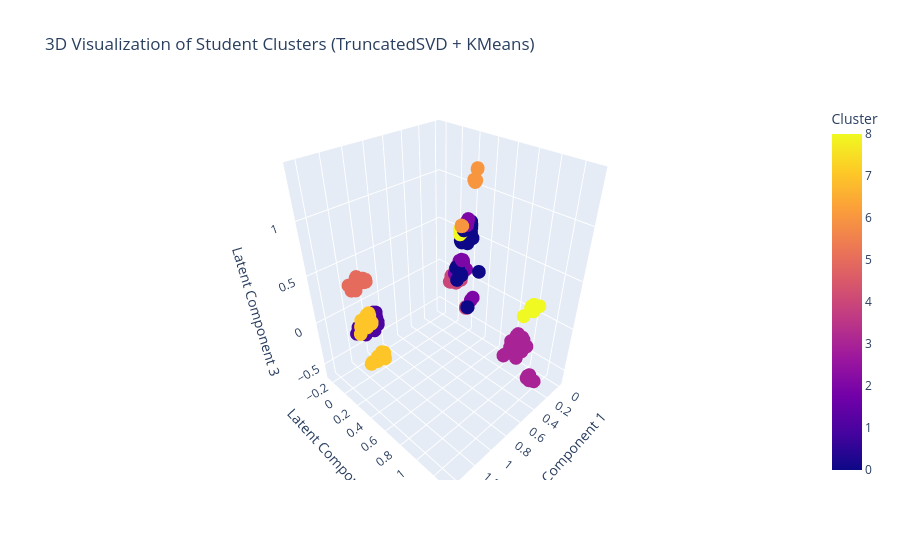

The code cell stored with this chart in its notebook:
### Code cell
import plotly.express as px

fig = px.scatter_3d(
    df,
    x="SVD1",
    y="SVD2",
    z="SVD3",
    color="Final_Cluster",
    title="3D Visualization of Student Clusters (TruncatedSVD + KMeans)",
    labels={
        "SVD1": "Latent Component 1",
        "SVD2": "Latent Component 2",
        "SVD3": "Latent Component 3",
        "Final_Cluster": "Cluster"
    }
)

fig.show()

### Figure 1 — Plotly figure (JSON) as saved in the notebook; plotly's stock layout.template omitted (floating-point values rounded to 4 significant figures; data arrays with more than 128 entries replaced by an {"elided": "..."} marker saying what was removed)
{"data": [{"hovertemplate": "Latent Component 1=%{x}<br>Latent Component 2=%{y}<br>Latent Component 3=%{z}<br>Cluster=%{marker.color}<extra></extra>", "legendgroup": "", "marker": {"color": {"elided": "1195 int values"}, "coloraxis": "coloraxis", "symbol": "circle"}, "mode": "markers", "name": "", "scene": "scene", "showlegend": false, "type": "scatter3d", "x": {"elided": "1195 float values"}, "y": {"elided": "1195 float values"}, "z": {"elided": "1195 float values"}}], "layout": {"coloraxis": {"colorbar": {"title": {"text": "Cluster"}}, "colorscale": [[0, "#0d0887"], [0.1111, "#46039f"], [0.2222, "#7201a8"], [0.3333, "#9c179e"], [0.4444, "#bd3786"], [0.5556, "#d8576b"], [0.6667, "#ed7953"], [0.7778, "#fb9f3a"], [0.8889, "#fdca26"], [1, "#f0f921"]]}, "legend": {"tracegroupgap": 0}, "scene": {"domain": {"x": [0, 1], "y": [0, 1]}, "xaxis": {"title": {"text": "Latent Component 1"}}, "yaxis": {"title": {"text": "Latent Component 2"}}, "zaxis": {"title": {"text": "Latent Component 3"}}}, "title": {"text": "3D Visualization of Student Clusters (TruncatedSVD + KMeans)"}}}
